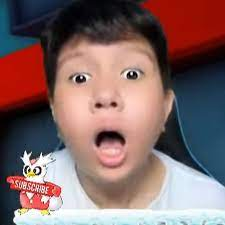
#> input picture Domain-Frekuensi/windah.jpg, 225 x 225 px
$ python Gaussian_Filrering.py
#> lines starting #> are read from the running program, lines starting #| are printed output that depends on the picture
import cv2
from matplotlib import pyplot as plt

img_path = "windah.jpg"

img = cv2.imread(img_path)
#> img is the input picture: shape (225, 225, 3); mean B, G, R 102.7, 103.6, 130.4

blur_img = cv2.GaussianBlur(img, (9,9), sigmaX=34, sigmaY=36)
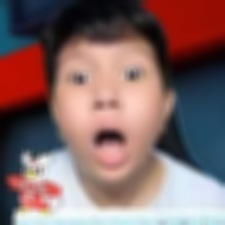
#> blur_img: shape (225, 225, 3); mean B, G, R 102.8, 103.6, 130.5

plt.subplot(121),plt.imshow(img)
plt.title('Input Image'), plt.xticks([]), plt.yticks([])
plt.subplot(122),plt.imshow(blur_img)
plt.title('Image After GF'), plt.xticks([]), plt.yticks([])
plt.show()
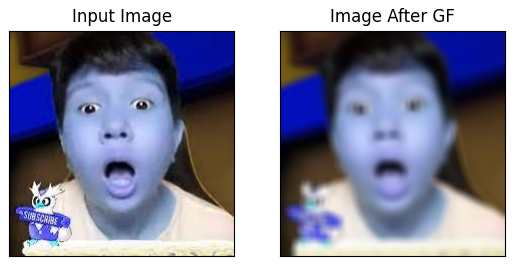
#> figure drawn by matplotlib, 2 panels; B, G, R data is drawn as R, G, B
